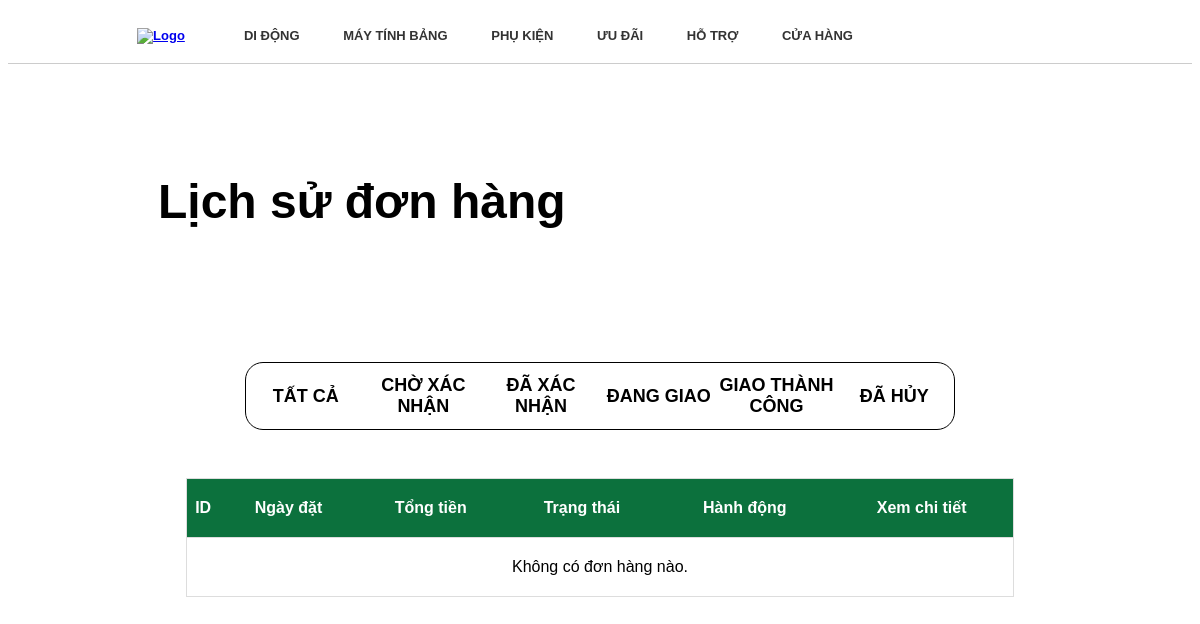
/lichsudonhang/, run on the app's committed database.
### tables this page shows
CREATE TABLE order_statuses (
    status_id INTEGER PRIMARY KEY AUTOINCREMENT, -- Mã trạng thái
    status_name TEXT NOT NULL,                   -- Tên trạng thái (ví dụ: Pending, Shipped, Delivered)
    description TEXT                             -- Mô tả chi tiết về trạng thái (tuỳ chọn)
);

### main.py (the view, shortened to what this page needs)
@app.route('/lichsudonhang/', defaults={'status_id': None}, methods=['GET'])
@app.route('/lichsudonhang/<int:status_id>', methods=['GET'])
def order_history(status_id):
    user_id = session.get('user_id')  # Lấy user_id từ session hoặc bất kỳ cơ chế nào bạn sử dụng để xác định người dùng
    conn = get_db_connection()  # Kết nối đến cơ sở dữ liệu
    if status_id is None:
        orders = conn.execute('''
            SELECT o.*, s.status_name
            FROM orders o
            LEFT JOIN order_statuses s ON o.order_status_id = s.status_id
            WHERE o.user_id = ?
        ''', (user_id,)).fetchall()  # Lấy tất cả đơn hàng cho người dùng
    order_statuses = conn.execute('SELECT * FROM order_statuses LIMIT 5').fetchall()
    conn.close()  # Đóng kết nối
    return render_template('user/lsdh.html', orders=orders, statusid=status_id, order_statuses=order_statuses)

### main.py (called while the page is built)
def get_db_connection():
    conn = sqlite3.connect('db/csdl.db')
    conn.row_factory = sqlite3.Row
    return conn

### templates/user/lsdh.html (shortened to what this page needs)
<!DOCTYPE html>
<html lang="en">
<head>
    <link rel="stylesheet" href="/static/css/lsdh.css">
</head>
<body>
    <nav>
        <div class="navbar">
            <div class="logo">
                <a href="/"><img src="logo1.svg" alt="Logo"></a>
            </div>
            <div class="nav-links">
                <ul class="links">
                    <li>
                        <a href="/categories/1">DI ĐỘNG</a>
                    </li>
                    <li>
                        <a href="/categories/2">MÁY TÍNH BẢNG</a>
                    </li>
                    <li>
                        <a href="/categories/3">PHỤ KIỆN</a>
                    </li>
                    <li>
                        <a href="uudai.html">ƯU ĐÃI</a>
                    </li>
                    <li>
                        <a href="hotro.html">HỖ TRỢ</a>
                    </li>
                    <li><a href="cuahang.html">CỬA HÀNG</a></li>
                </ul>
            </div>
            <div class="order-button">
                <a href="giohang.html"><a href="/cart"><label class="cart-icon"></label></a>
                <div class="taikhoan"> <label class="user-icon"></label>
                    {% if session['email'] %}
                        <a href="taikhoan.html">{{ session['username'] }}</a>
                        <ul>
                            <li><a href="/lichsudonhang">Đơn hàng</a></li>
                            <li><a href="/logout">Đăng xuất</a></li>
                        </ul>
                    {% else %}
                        <a href="taikhoan.html"></a>
                    {% endif %}
                </div>
            </div>
        </div>
    </nav>
    <section id="history-title">
        <h1>Lịch sử đơn hàng</h1>
    </section>
    <div class="history-container">
        <table class="order-statuses">
            <tr>
                <th><a href="/lichsudonhang/" class="filter-order-status">Tất cả</a></th>
                {% for status in order_statuses %}
                <th><a href="/lichsudonhang/{{ status.status_id }}" class="filter-order-status">{{ status.status_name }}</a></th>
                {% endfor %}
            </tr>
        </table>
        <table class="order-details">
            <tr>
                <th>ID</th>
                <th>Ngày đặt</th>
                <th>Tổng tiền</th>
                <th>Trạng thái</th>
                <th>Hành động</th>
                <th>Xem chi tiết</th>
            </tr>
            {% if orders %}
              {% for order in orders %}
                <tr>
                    <td>{{ order.order_id }}</td>
                    <td>{{ order.created_at }}</td>
                    <td>{{ order.total_amount }} đ</td>
                    <td>{{ order.status_name }}</td>
                    <td>
                        {% if order.status_name == 'Chờ xác nhận' %}
                            <form action="/huydon/{{ order.order_id }}/" method="POST" style="display:inline;">
                                <button type="submit" class="huydonhang">Hủy đơn</button>
                            </form>
                        {% elif order.status_name == 'Đang giao' %}
                            <form action="/nhanhang/{{ order.order_id }}/" method="POST" style="display:inline;">
                                <button type="submit" class="nhanhang">Nhận hàng</button>
                            </form>
                        {% elif order.status_name == 'Giao thành công' %}
                            <a href="/donhang/{{ order.order_id }}/danhgia" class="danhgia">Đánh giá</a>
                        {% elif order.status_name == 'Đã đánh giá' %}
                            <a href="/donhang/{{ order.order_id }}/suadanhgia" class="sdanhgia"> Sửa đánh giá</a>
                        {% endif %}
                    </td>
                    <td><a href="/donhang/{{ order.order_id }}" class="xemdonhang">Xem</a></td>
                </tr>
              {% endfor %}
            {% else %}
              <tr>
                <td colspan="7">Không có đơn hàng nào.</td>
              </tr>
            {% endif %}
        </table>
    </div>
</body>
</html>

### static/css/lsdh.css (style rules this page uses)
body { font-family: 'Be Vietnam Pro', sans-serif; }
.navbar { display: flex; justify-content: space-between; align-items: center; background-color: #fff; font-family: 'Be Vietnam Pro', sans-serif; font-weight: 600; font-size: small; padding: 10px; border-bottom: 1px solid #ccc; position: relative; }
.navbar .logo { display: inline-block; margin-right: -80px; }
.navbar .logo img { width: 50px; height: 50px; }
.navbar .nav-links { display: inline-block; vertical-align: top; margin-right: -100px; }
.navbar .nav-links ul { list-style: none; margin: 0; padding: 0; }
.navbar .nav-links li { display: inline-block; margin: 10px 10px; position: relative; }
.navbar .nav-links a { color: #333; text-decoration: none; font-weight: bold; padding: 10px; transition: color 0.3s ease; }
.navbar .order-button { display: flex; align-items: center; margin-right: 60px; }
.navbar .order-button a { display: flex; align-items: center; color: #333; text-decoration: none; font-weight: bold; margin-right: 20px; }
.navbar .taikhoan { position: relative; display: flex; align-items: center; }
.navbar .taikhoan a { display: block; padding: 10px; color: #333; text-align: left; white-space: nowrap; overflow: hidden; text-overflow: ellipsis; width: 150px; }
#history-title { background-color: #fff; padding: 70px 150px; font-weight: 700; font-size: 32px; }
.history-container { text-align: center; }
.history-container .order-statuses { margin: 2% auto; width: 60%; border-radius: 18px; overflow: hidden; border: 1px solid #000; }
.history-container .order-statuses a { text-decoration: none; text-transform: uppercase; color: #000; font-size: 18px; }
.history-container .order-statuses th { width: 15%; font-weight: 600; padding: 10px 0; }
.history-container .order-details { margin: 4% auto; width: 70%; overflow: hidden; border: 1px solid #ddd; border-collapse: collapse; }
.order-details th { background-color: #0C713D; color: #fff; }
.order-details th, .order-details td { border-bottom: 1px solid #ddd; padding: 20px 0; }

### data on the page
order_statuses: status_name "CHỜ XÁC NHẬN"
order_statuses: status_name "ĐÃ XÁC NHẬN"
order_statuses: status_name "ĐANG GIAO"
order_statuses: status_name "GIAO THÀNH CÔNG"
order_statuses: status_name "ĐÃ HỦY"
